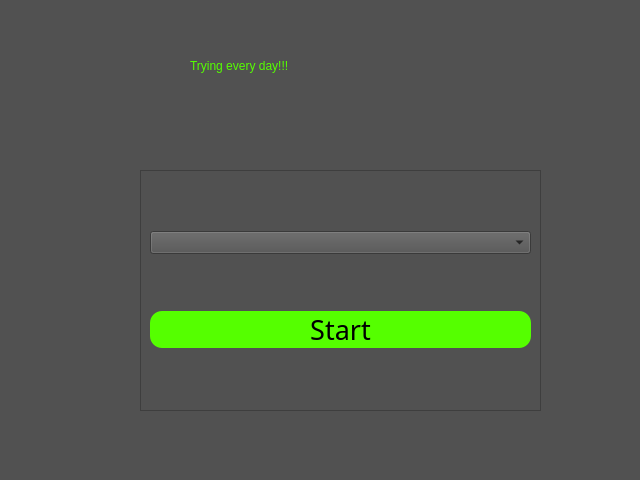
<?xml version="1.0" encoding="UTF-8"?>
<ui version="4.0">
 <class>MainWindow</class>
 <widget class="QMainWindow" name="MainWindow">
  <property name="geometry">
   <rect>
    <x>0</x>
    <y>0</y>
    <width>640</width>
    <height>480</height>
   </rect>
  </property>
  <property name="windowTitle">
   <string>MainWindow</string>
  </property>
  <property name="layoutDirection">
   <enum>Qt::LeftToRight</enum>
  </property>
  <property name="autoFillBackground">
   <bool>false</bool>
  </property>
  <property name="styleSheet">
   <string notr="true">background-color: rgb(0, 0, 0);
background-color: rgb(81, 81, 81);</string>
  </property>
  <widget class="QWidget" name="centralwidget">
   <widget class="QLabel" name="label">
    <property name="geometry">
     <rect>
      <x>190</x>
      <y>40</y>
      <width>251</width>
      <height>51</height>
     </rect>
    </property>
    <property name="styleSheet">
     <string notr="true">font: 20pt &quot;MV Boli&quot;;
color:rgb(85, 255, 0);</string>
    </property>
    <property name="text">
     <string>Trying every day!!!</string>
    </property>
   </widget>
   <widget class="QFrame" name="frame">
    <property name="geometry">
     <rect>
      <x>140</x>
      <y>170</y>
      <width>401</width>
      <height>241</height>
     </rect>
    </property>
    <property name="sizeIncrement">
     <size>
      <width>0</width>
      <height>0</height>
     </size>
    </property>
    <property name="frameShape">
     <enum>QFrame::StyledPanel</enum>
    </property>
    <property name="frameShadow">
     <enum>QFrame::Raised</enum>
    </property>
    <layout class="QVBoxLayout" name="verticalLayout">
     <item>
      <widget class="QComboBox" name="from_data">
       <property name="font">
        <font>
         <pointsize>10</pointsize>
        </font>
       </property>
       <property name="contextMenuPolicy">
        <enum>Qt::DefaultContextMenu</enum>
       </property>
      </widget>
     </item>
     <item>
      <widget class="QPushButton" name="start">
       <property name="font">
        <font>
         <family>MV Boli</family>
         <pointsize>20</pointsize>
         <weight>50</weight>
         <bold>false</bold>
        </font>
       </property>
       <property name="styleSheet">
        <string notr="true">QPushButton#start{
border-radius: 12px;
background-color: rgb(85, 255, 0);
}
QPushButton#start:hover {
  background-color: blue;
}
QPushButton#start:pressed {
  background-color: red;
}



</string>
       </property>
       <property name="text">
        <string>Start</string>
       </property>
      </widget>
     </item>
    </layout>
   </widget>
  </widget>
  <widget class="QMenuBar" name="menubar">
   <property name="geometry">
    <rect>
     <x>0</x>
     <y>0</y>
     <width>640</width>
     <height>21</height>
    </rect>
   </property>
  </widget>
  <widget class="QStatusBar" name="statusbar"/>
 </widget>
 <resources/>
 <connections/>
</ui>
